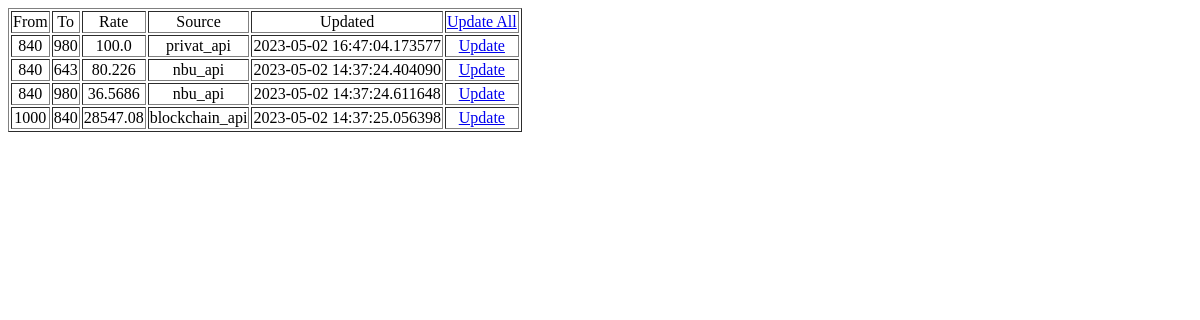
Page /xrates on the earlier database version.
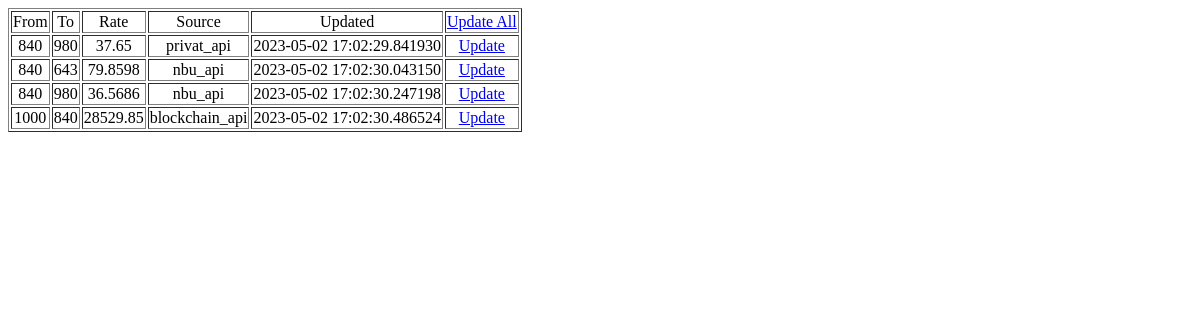
Same page on the later database version.
### models.py (models this page shows, shortened)
class _Model(Model):
    class Meta:
        database = db

class XRate(_Model):
    class Meta:
        db_table = "xrates"
        indexes = (
            (("from_currency", "to_currency", "module"), True),
        )
    from_currency = IntegerField()
    to_currency = IntegerField()
    rate = DoubleField()
    updated = DateTimeField(default=peewee_datetime.datetime.now)
    module = CharField(max_length=100)

### views.py (the view)
@app.route("/xrates")
def view_rates():
    return controllers.ViewAllRates().call()

### controllers.py (called while the page is built)
    def call(self, *args, **kwds):
        try:
            return self._call(*args, **kwds)
        except Exception as ex:
            return make_response(str(ex), 500)

    def _call(self):
        xrates = XRate.select()
        return render_template("xrates.html", xrates=xrates)

### templates/xrates.html (shortened to what this page needs)
<!DOCTYPE html>
<html lang="en">
<head>
</head>
<body>
    <table border="1">
        <thead align="center">
            <td>From</td>
            <td>To</td>
            <td>Rate</td>
            <td>Source</td>
            <td>Updated</td>
            <td>
                <a href="{{url_for('update_xrates')}}">Update All</a>
            </td>
        </thead>
        {% for rate in xrates %}
        <tr align="center">
            <td>{{rate.from_currency}}</td>
            <td>{{rate.to_currency}}</td>
            <td>{{rate.rate}}</td>
            <td>{{rate.module}}</td>
            <td>{{rate.updated}}</td>
            <td>
                <a href="{{url_for('update_xrates', from_currency=rate.from_currency, to_currency=rate.to_currency, source=rate.module)}}">Update</a>
            </td>
        </tr>
        {% endfor %}
    </table>
</body>
</html>

Differences in the rows shown:
changed XRate "privat_api": rate "100.0" → "37.65"; updated "2023-05-02 16:47:04.173577" → "2023-05-02 17:02:29.841930"
changed XRate (number 2 of 4 on the later page): rate "80.226" → "79.8598"; updated "2023-05-02 14:37:24.404090" → "2023-05-02 17:02:30.043150"
changed XRate (number 3 of 4 on the later page): updated "2023-05-02 14:37:24.611648" → "2023-05-02 17:02:30.247198"
changed XRate "blockchain_api": rate "28547.08" → "28529.85"; updated "2023-05-02 14:37:25.056398" → "2023-05-02 17:02:30.486524"
